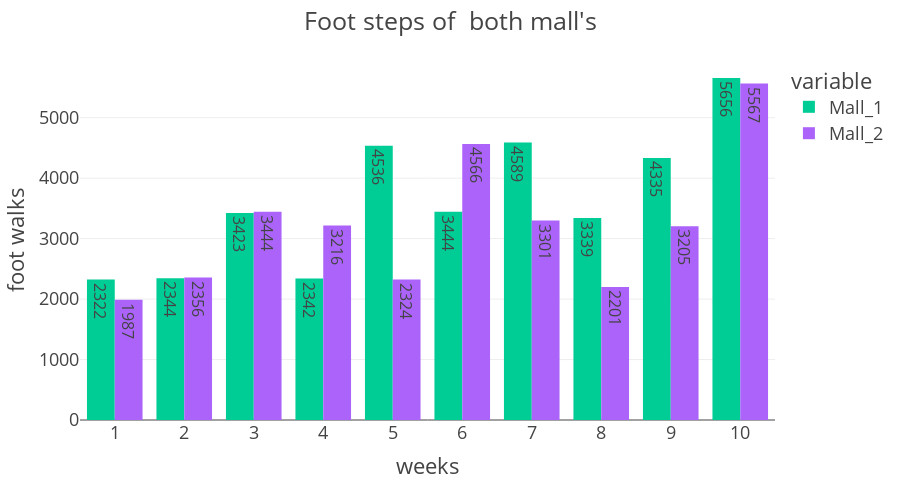

Write notebook code for a chart like this one.
### Code cell
fig = px.bar(df, x=df.index, y=['Mall_1', 'Mall_2'],
              barmode='group',text_auto=True,orientation='v',
             height=500,
             color_discrete_map={
        'some_group': 'red',
        'some_other_group': 'green'
    }

    )

fig.update_layout(title= "Foot steps of  both mall's",
                xaxis_title='weeks',
                yaxis_title='foot walks',
                autosize=False,
                template = "presentation")

fig.update_xaxes(type='category')
fig.update_layout(hovermode="x")
fig.show()

### Figure 1 — Plotly figure (JSON) as saved in the notebook; plotly's stock layout.template omitted (floating-point values rounded to 4 significant figures)
{"data": [{"alignmentgroup": "True", "hovertemplate": "variable=Mall_1<br>index=%{x}<br>value=%{y}<extra></extra>", "legendgroup": "Mall_1", "marker": {"color": "#00cc96", "pattern": {"shape": ""}}, "name": "Mall_1", "offsetgroup": "Mall_1", "orientation": "v", "showlegend": true, "textposition": "auto", "texttemplate": "%{y}", "type": "bar", "x": [1, 2, 3, 4, 5, 6, 7, 8, 9, 10], "xaxis": "x", "y": [2322, 2344, 3423, 2342, 4536, 3444, 4589, 3339, 4335, 5656], "yaxis": "y"}, {"alignmentgroup": "True", "hovertemplate": "variable=Mall_2<br>index=%{x}<br>value=%{y}<extra></extra>", "legendgroup": "Mall_2", "marker": {"color": "#ab63fa", "pattern": {"shape": ""}}, "name": "Mall_2", "offsetgroup": "Mall_2", "orientation": "v", "showlegend": true, "textposition": "auto", "texttemplate": "%{y}", "type": "bar", "x": [1, 2, 3, 4, 5, 6, 7, 8, 9, 10], "xaxis": "x", "y": [1987, 2356, 3444, 3216, 2324, 4566, 3301, 2201, 3205, 5567], "yaxis": "y"}], "layout": {"autosize": false, "barmode": "group", "height": 500, "hovermode": "x", "legend": {"title": {"text": "variable"}, "tracegroupgap": 0}, "margin": {"t": 60}, "title": {"text": "Foot steps of  both mall's"}, "xaxis": {"anchor": "y", "domain": [0, 1], "title": {"text": "weeks"}, "type": "category"}, "yaxis": {"anchor": "x", "domain": [0, 1], "title": {"text": "foot walks"}}}}
